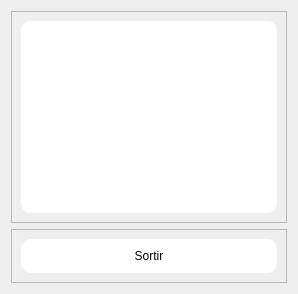
         <widget class="QWidget" name="parnot">
          <layout class="QVBoxLayout" name="verticalLayout_39">
           <item>
            <widget class="QFrame" name="frame_78">
             <property name="frameShape">
              <enum>QFrame::Shape::StyledPanel</enum>
             </property>
             <property name="frameShadow">
              <enum>QFrame::Shadow::Raised</enum>
             </property>
             <layout class="QHBoxLayout" name="horizontalLayout_57">
              <item>
               <widget class="QTextBrowser" name="textBrowserparnot">
                <property name="styleSheet">
                 <string notr="true">background-color: rgb(255, 255, 255);
border-radius: 10px;</string>
                </property>
               </widget>
              </item>
             </layout>
            </widget>
           </item>
           <item>
            <widget class="QFrame" name="frame_79">
             <property name="sizePolicy">
              <sizepolicy hsizetype="Preferred" vsizetype="Maximum">
               <horstretch>0</horstretch>
               <verstretch>0</verstretch>
              </sizepolicy>
             </property>
             <property name="frameShape">
              <enum>QFrame::Shape::StyledPanel</enum>
             </property>
             <property name="frameShadow">
              <enum>QFrame::Shadow::Raised</enum>
             </property>
             <layout class="QHBoxLayout" name="horizontalLayout_56">
              <item>
               <widget class="QPushButton" name="pushButtonparnot_2">
                <property name="styleSheet">
                 <string notr="true">QPushButton
{
background-color:rgb(255, 255, 255);
border-radius: 10px;
padding: 10px;
}

QPushButton:Hover {
				background-color: rgb(159, 159, 159);
				border-color: rgb(159, 159, 159);}
</string>
                </property>
                <property name="text">
                 <string>Sortir</string>
                </property>
               </widget>
              </item>
             </layout>
            </widget>
           </item>
          </layout>
         </widget>
